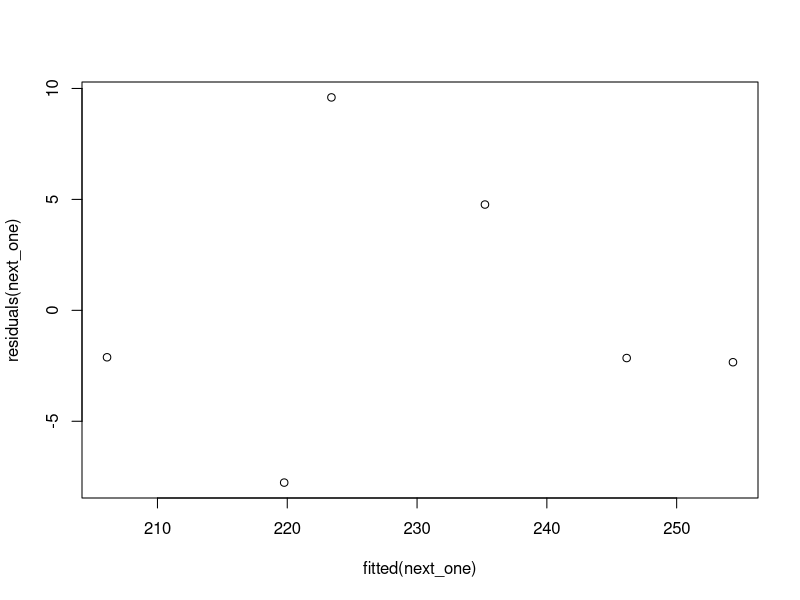
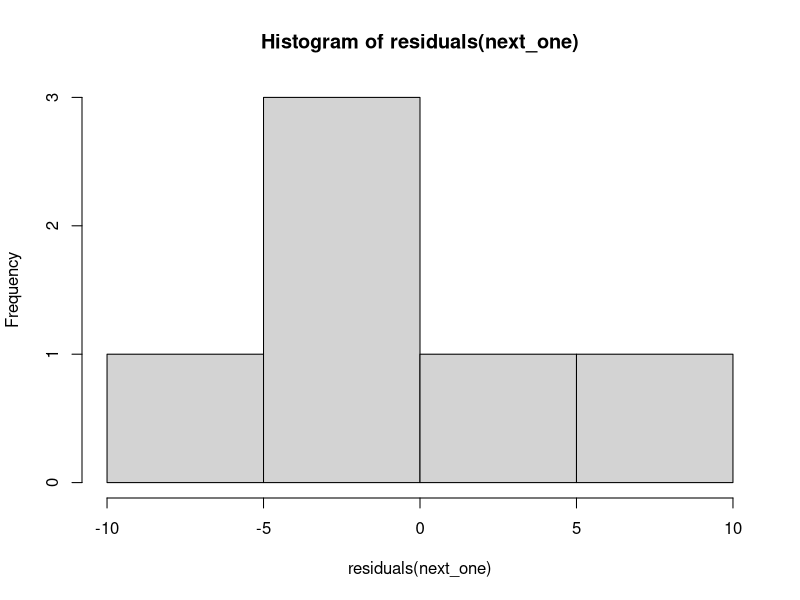

Write the R code that produced these figures, in order.
# Creating a Linear Mixed Model

# sample data
pitch = c(233,204,242,130,112,142)
sex = c(rep("female",3),rep("male",3))
# combine the two objects into a dataframe
# Where sex is a categorical column
my.df = data.frame(sex,pitch)
print(my.df)

# model pitch as a function of sex, taken from my.df, saved model into xmdl
xmdl = lm(pitch ~ sex, my.df)
summary(xmdl)
# Residuals = data point fit to linear model?
# R^2= how well the model works, AKA variance in pitch accounted for by diff btw M/F 
# Adjusted R^2 = amount of variance explained given # of “fixed effects”
# p-value = probability under condition that null hypothesis = true. Low=low probability of no effect.
# In this case, null=“sex has no effect on pitch”
# Note overall p-value = p-value for “sexmale” because used only one fixed effect
# If multiple fixed effects, overall p-val != pval sexmale 
mean(my.df[my.df$sex=="female",]$pitch)
# intercept of line = mean female value
# estimate “sexmale” is the difference between the females and the male category.
age = c(14,23,35,48,52,67)
pitch = c(252,244,240,233,212,204) 
new.df = data.frame(age,pitch) 
next_one = lm(pitch ~ age, new.df) 
summary(next_one)
plot(fitted(next_one),residuals(next_one))
hist(residuals(next_one))
qnorm(residuals(next_one))
# see section on recreating a meaningful intercept for this multi-category model 
